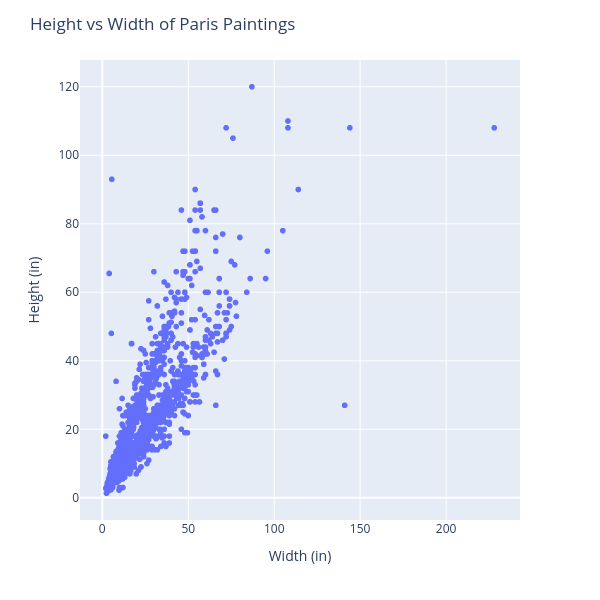

Notebook code for this chart:
### Markdown cell above
**Q3** Make a scatter plot of the width vs the height like the one in the lecture. You should be able to recreate the plots here without looking at the code.

### Code cell
fig = px.scatter(DF,
                 x="Width_in",
                 y="Height_in"
                )
fig.update_layout(xaxis_title="Width (in)",
                 yaxis_title="Height (in)",
                 title="Height vs Width of Paris Paintings",
                 width=600,
                 height=600
                )
fig.show()

### Figure 1 — Plotly figure (JSON) as saved in the notebook; plotly's stock layout.template omitted (floating-point values rounded to 4 significant figures; data arrays with more than 128 entries replaced by an {"elided": "..."} marker saying what was removed)
{"data": [{"hovertemplate": "Width_in=%{x}<br>Height_in=%{y}<extra></extra>", "legendgroup": "", "marker": {"color": "#636efa", "symbol": "circle"}, "mode": "markers", "name": "", "showlegend": false, "type": "scattergl", "x": {"elided": "3393 float values"}, "xaxis": "x", "y": {"elided": "3393 float values"}, "yaxis": "y"}], "layout": {"height": 600, "legend": {"tracegroupgap": 0}, "margin": {"t": 60}, "title": {"text": "Height vs Width of Paris Paintings"}, "width": 600, "xaxis": {"anchor": "y", "domain": [0, 1], "title": {"text": "Width (in)"}}, "yaxis": {"anchor": "x", "domain": [0, 1], "title": {"text": "Height (in)"}}}}
